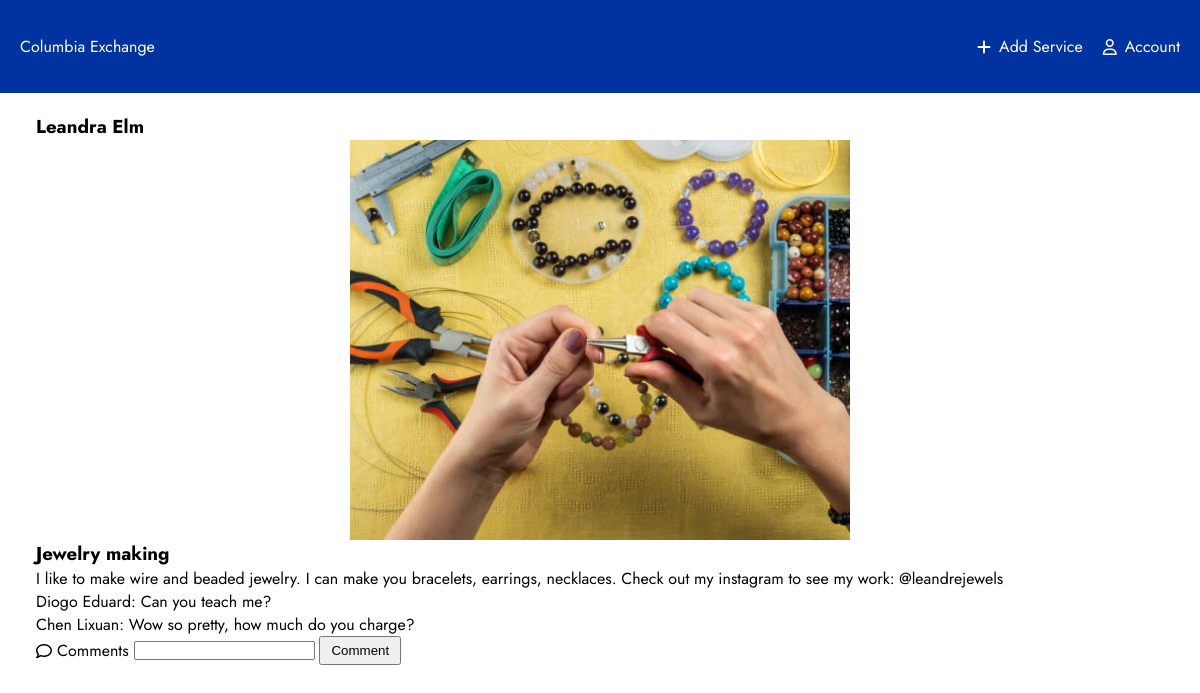
/view_service?id=1 (signed in), run on the app's committed database.
### server.py (models this page shows)
class User(db.Model):
    id = db.Column(db.Integer, primary_key=True)
    username = db.Column(db.String(20), nullable=False, unique=True)
    email = db.Column(db.String(50), nullable=False, unique=True)
    passwordhash = db.Column(db.String(80), nullable=False, unique=True)
    services = db.relationship('Service', backref='creator', lazy=True)
    user_comments = db.relationship('Comment', backref='commentor', lazy=True)

class Service(db.Model):
    id = db.Column(db.Integer, primary_key=True)
    title = db.Column(db.String(50), unique=True, nullable=False)
    description = db.Column(db.String(500), nullable=False)
    image_file = db.Column(db.String(50), nullable=False, default='/static/images/image_placeholder.png')
    creator_id = db.Column(db.Integer, db.ForeignKey('user.id'), nullable=False)
    service_comments = db.relationship('Comment', backref='service', lazy=True)

class Comment(db.Model):
    id = db.Column(db.Integer, primary_key=True)
    text = db.Column(db.String(50), nullable=False)
    service_id = db.Column(db.Integer, db.ForeignKey('service.id'), nullable=False)
    commentor_id = db.Column(db.Integer, db.ForeignKey('user.id'), nullable=False)

### server.py (the view)
@app.route('/view_service', methods=['GET', 'POST'])
@login_required
def view_service():
    if request.method == "POST":
        id = request.args.get("id")
        if not id:
            return apology("No link to service")
        service = Service.query.filter_by(id=int(id)).first()
        if not service:
            return apology("Not such service")
        new_comment = Comment(text=request.form.get("comment"), service_id=int(id), commentor_id=session["user_id"])
        db.session.add(new_comment)
        db.session.commit()
        comments = service.service_comments
        if not request.form.get("comment"):
            return apology("No comments entrered")
        return render_template('service.html', service = service, comments = comments)
    else:
        id = request.args.get("id")
        if not id:
            return apology("No link to service")
        service = Service.query.filter_by(id=int(id)).first()
        if not service:
            return apology("Not such service")
        comments = service.service_comments
        return render_template('service.html', service = service, comments = comments)

### helpers.py (called while the page is built)
def login_required(f):
    @wraps(f)
    def decorated_function(*args, **kwargs):
        if session.get("user_id") is None:
            return redirect("/login")
        return f(*args, **kwargs)
    return decorated_function

### templates/service.html (shortened to what this page needs)
{% extends "layout.html" %}
{% block content %}
<section id="home">
    <h3>{{ service.creator.username }}</h3>
    <div class="card-img">
        <img class="cropped2" src="{{ service.image_file }}">
    </div>
    <h3>{{ service.title }}</h3>
    <p>{{ service.description }}</p>
    {% for comment in comments %}
        <p>{{ comment.commentor.username }}: {{ comment.text }}</p>
    {% endfor %}
    <div class="card-footer">
        <i class="fa-regular fa-comment"></i>
        <p>Comments</p>
        <form method="post" id="comment">
            <input type="text" id="comment" name="comment" placeholder="">
            <button type="submit" id="submit-comment">Comment</button>
        </form>
    </div>
</section>
{% endblock %}

### static/main.css (style rules this page uses)
* { margin: 0; padding: 0; }
:root { --primary-color: #0033A0; --white-color: #FFFFFF; --grey-color: #C4C4C4; }
body { font-family: 'Jost', sans-serif; }
img { width: 100%; height: 100%; }
#search input, button { padding: 5px 10px 5px 10px; }
.card-img { display: flex; justify-content: center; }
.card-footer { display: flex; gap: 5px; align-items: center; cursor: pointer; height: 25%; }
.cropped2 { width: 500px; height: 400px; object-fit: cover; object-position: 20% 10%; }

### data on the page
User: creator.username "Leandra Elm"
Service: image_file (picture), title "Jewelry making", description "I like to make wire and beaded jewelry. I can make you bracelets, earrings, necklaces. Check out my instagram to see my work: @leandrejewels"
Comment: commentor.username "Diogo Eduard", text "Can you teach me?"
Comment: commentor.username "Chen Lixuan", text "Wow so pretty, how much do you charge?"
